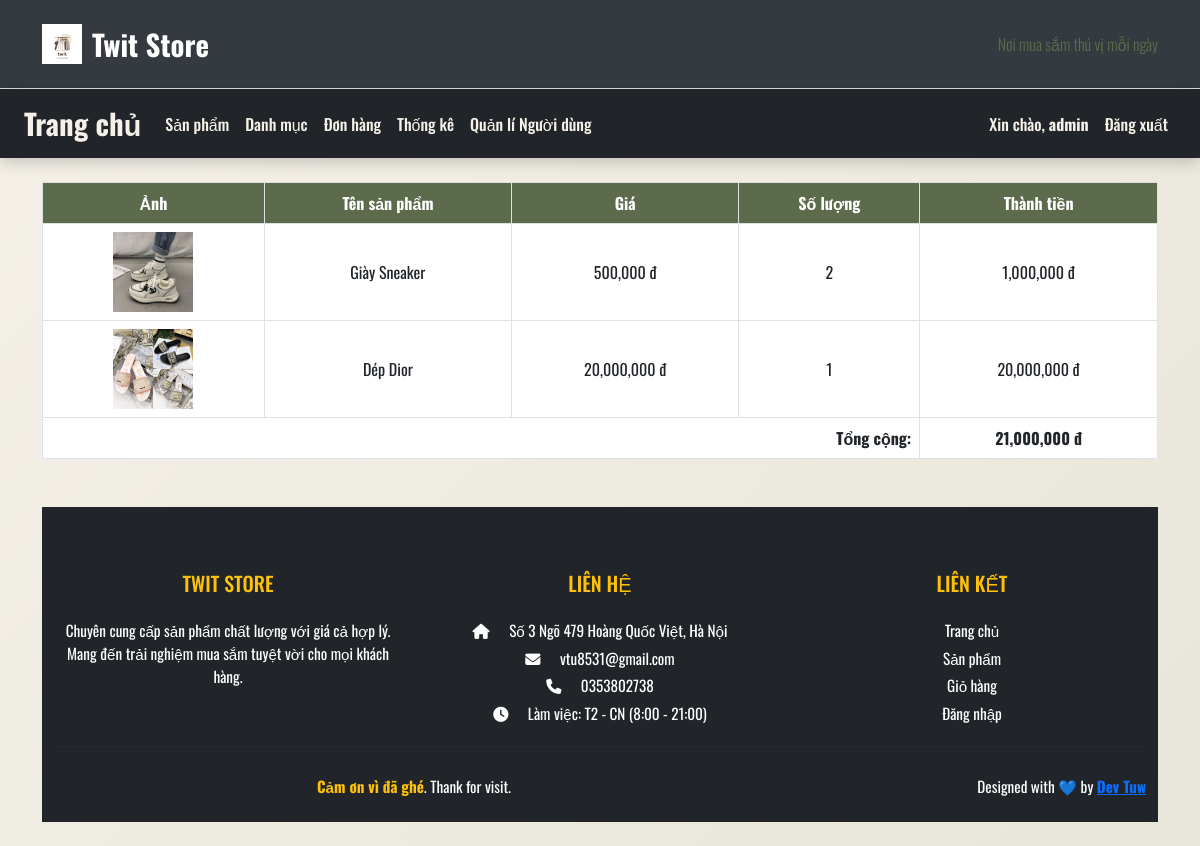
Screenshot of /index.php?controller=order&action=detail&id=13 (signed in) with the database file from the repository.
### tables this page shows
CREATE TABLE `order_details` (
  `id` int(11) NOT NULL,
  `order_id` int(11) DEFAULT NULL,
  `product_id` int(11) DEFAULT NULL,
  `quantity` int(11) DEFAULT NULL,
  `price` int(11) DEFAULT NULL,
  `status` varchar(50) DEFAULT 'đang xử lý'
);

CREATE TABLE `products` (
  `id` int(11) NOT NULL,
  `category_id` int(11) DEFAULT NULL,
  `name` varchar(100) NOT NULL,
  `description` text DEFAULT NULL,
  `price` int(11) NOT NULL,
  `image` varchar(255) DEFAULT NULL,
  `created_at` timestamp NOT NULL DEFAULT current_timestamp()
);

### controllers/OrderController.php (called while the page is built, shortened)
<?php
require_once 'models/Order.php';
class OrderController
{
    public function detail()
    {
        $conn = connectDB();
        $id = $_GET['id'] ?? null;
        $orderDetails = Order::getOrderDetails($conn, $id);
        require 'views/admin/orders/detail.php';
    }
}

### models/Order.php (called while the page is built, shortened)
<?php
class Order
{
    public static function getOrderDetails($conn, $order_id)
    {
        $stmt = $conn->prepare("
           SELECT
            od.*,
            p.name AS product_name,
            p.price AS product_price,
            p.image AS product_image
            FROM order_details od
            JOIN products p ON od.product_id = p.id
            WHERE od.order_id = :order_id
        ");
        $stmt->execute(['order_id' => $order_id]);
        return $stmt->fetchAll();
    }
}

### views/admin/orders/detail.php (the view)
<?php require_once 'views/layouts/header.php'; ?>
<table class="table table-bordered">
    <thead class="table-light">
        <tr>
            <th>Ảnh</th>
            <th>Tên sản phẩm</th>
            <th>Giá</th>
            <th>Số lượng</th>
            <th>Thành tiền</th>
        </tr>
    </thead>
    <tbody>
        <?php
           $total = 0;
           foreach ($orderDetails as $item):
               $subtotal = $item['price'] * $item['quantity'];
               $total += $subtotal;
           ?>
            <tr>
                <td>
                    <img
                        src="uploads/<?= htmlspecialchars($item['product_image']) ?>"
                        alt="<?= htmlspecialchars($item['product_name']) ?>"
                        width="80px"
                        height="80px"
                        style="object-fit: cover;">
                </td>
                <td><?= htmlspecialchars($item['product_name']) ?></td>
                <td><?= number_format($item['price']) ?> đ</td>
                <td><?= $item['quantity'] ?></td>
                <td><?= number_format($subtotal) ?> đ</td>
            </tr>
        <?php endforeach; ?>
        <tr>
            <td colspan="4" class="text-end"><strong>Tổng cộng:</strong></td>
            <td><strong><?= number_format($total) ?> đ</strong></td>
        </tr>
    </tbody>
</table>
<?php require_once 'views/layouts/footer.php'; ?>

### public/css/style.css (style rules this page uses)
* { margin: 0; padding: 0; box-sizing: border-box; }
body { font-family: 'Oswald', sans-serif; background: linear-gradient(135deg, #f5f1e9, #e8e5da); color: #333; transition: background 0.5s ease; }
.table thead th { background-color: #5d6b4d; color: #fff; text-align: center; }
.table td, .table th { text-align: center; vertical-align: middle; }

### rows the page displays
order_details: product.image (picture), product.name "Giày Sneaker", price "500,000", quantity "2", subtotal "1,000,000"
order_details: product.image (picture), product.name "Dép Dior", price "20,000,000", quantity "1", subtotal "20,000,000"

### other values shown
$_SESSION['user']['name'] "admin"
$total "21,000,000"
